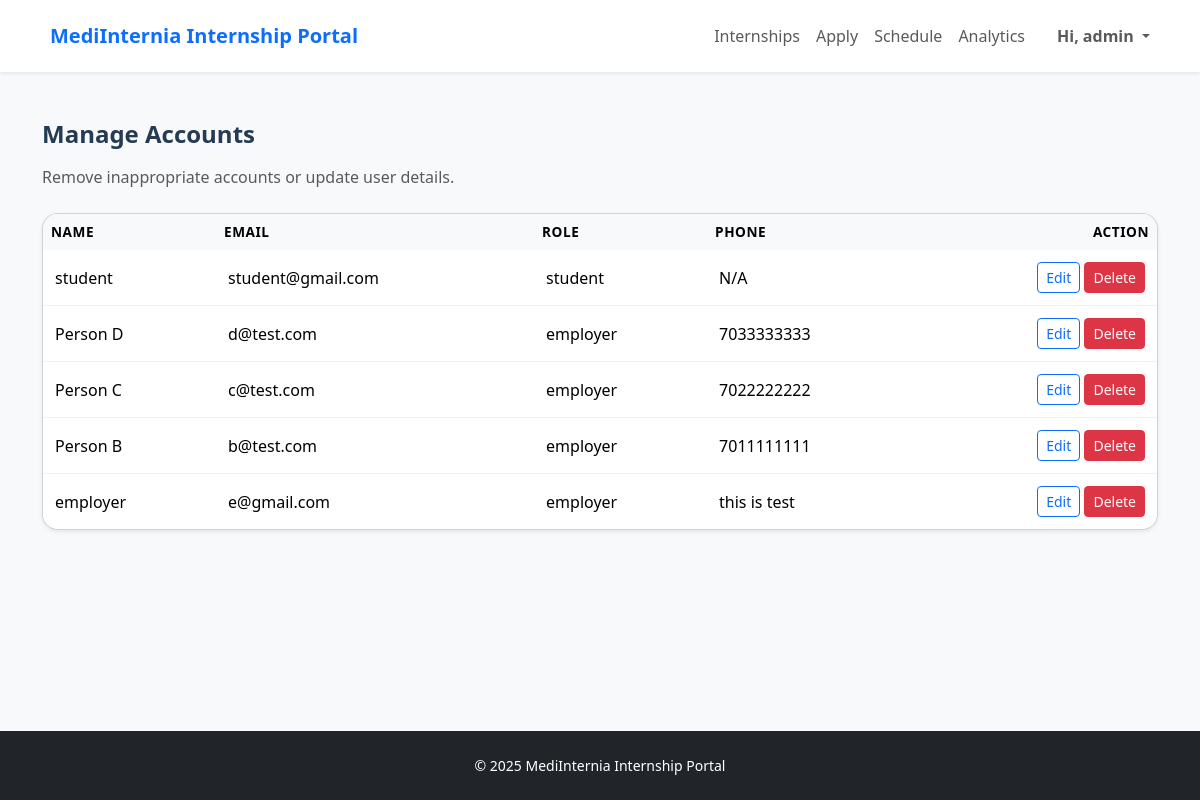
Screenshot of /public/account_admin.php (signed in) with the database file from the repository.
### tables this page shows
CREATE TABLE `accounts` (
  `id` int(11) NOT NULL,
  `name` varchar(100) DEFAULT NULL,
  `email` varchar(150) DEFAULT NULL,
  `password` varchar(255) DEFAULT NULL,
  `role` enum('student','employer','admin') DEFAULT NULL,
  `created_at` timestamp NOT NULL DEFAULT current_timestamp(),
  `about` text DEFAULT NULL,
  `program_level` varchar(100) DEFAULT NULL,
  `focus` varchar(100) DEFAULT NULL,
  `availability` varchar(100) DEFAULT NULL,
  `phone` varchar(50) DEFAULT NULL,
  `location` varchar(100) DEFAULT NULL,
  `program` varchar(100) DEFAULT NULL,
  `company_name` varchar(150) DEFAULT NULL,
  `company_location` varchar(150) DEFAULT NULL,
  `company_phone` varchar(50) DEFAULT NULL,
  `company_focus` varchar(150) DEFAULT NULL,
  `company_about` text DEFAULT NULL,
  `verified` tinyint(1) NOT NULL DEFAULT 0
);

### public/account_admin.php (the view, shortened to what this page needs)
<?php
require __DIR__ . "/../config/connection.php";
$sql = "SELECT id, name, email, role, phone FROM accounts WHERE role != 'admin' ORDER BY id DESC";
$accounts = $conn->query($sql);
?>
<!DOCTYPE html>
<html lang="en">
<head>
<link href="https://cdn.jsdelivr.net/npm/bootstrap@5.3.2/dist/css/bootstrap.min.css" rel="stylesheet">
<link rel="stylesheet" href="assets/css/styles.css">
</head>
<body class="bg-light d-flex flex-column min-vh-100">
<?php include __DIR__ . "/../app/components/nav.php"; ?>
<main class="container py-5 flex-grow-1">
    <h2 class="h4 fw-bold mb-3">Manage Accounts</h2>
    <p class="text-muted mb-4">Remove inappropriate accounts or update user details.</p>
    <div class="table-responsive card shadow-sm rounded-4">
        <table class="table table-hover align-middle mb-0">
            <thead class="table-light">
                <tr>
                    <th>Name</th><th>Email</th><th>Role</th><th>Phone</th><th class="text-end">Action</th>
                </tr>
            </thead>
            <tbody>
            <?php while($u = $accounts->fetch_assoc()): ?>
                <tr>
                    <td><?= htmlspecialchars($u['name']) ?></td>
                    <td><?= htmlspecialchars($u['email']) ?></td>
                    <td><?= htmlspecialchars($u['role']) ?></td>
                    <td><?= htmlspecialchars($u['phone'] ?? 'N/A') ?></td>
                    <td class="text-end">
                        <a href="edit_user.php?id=<?= $u['id'] ?>" class="btn btn-sm btn-outline-primary">Edit</a>
                        <a href="account_admin.php?delete=<?= $u['id'] ?>"
                            onclick="return confirm('Delete this user?')"
                            class="btn btn-sm btn-danger">Delete</a>
                    </td>
                </tr>
            <?php endwhile; ?>
            </tbody>
        </table>
    </div>
</main>
<footer class="bg-dark text-white py-4 mt-auto text-center small">
    &copy; <script>document.write(new Date().getFullYear());</script> MediInternia Internship Portal
</footer>
</body>
</html>

### public/assets/css/styles.css (style rules this page uses)
:root { --bs-body-font-family: 'Nunito', system-ui, -apple-system, 'Segoe UI', sans-serif; --bs-primary-rgb: 13, 110, 253; --cc-primary: #1c7ed6; --cc-primary-soft: rgba(28, 126, 214, 0.1); --cc-gradient: linear-gradient(135deg, #1c7ed6 0%, #3bc9db 100%); --cc-card-radius: 1.5rem; }
body { font-family: var(--bs-body-font-family); background-color: #f8f9fb; color: #243b53; }
a { text-decoration: none; }
.card { border-radius: var(--cc-card-radius); }
.table thead th { font-size: 0.85rem; text-transform: uppercase; letter-spacing: 0.04em; border: none; }
.table tbody td { border: none; padding: 0.75rem; }
.table tbody tr + tr { border-top: 1px solid rgba(0, 0, 0, 0.05); }
footer { margin-top: 4rem; }

### rows the page displays
accounts: name "student", email "student@gmail.com", role "student", phone "N/A"
accounts: name "Person D", email "d@test.com", role "employer", phone "7033333333"
accounts: name "Person C", email "c@test.com", role "employer", phone "7022222222"
accounts: name "Person B", email "b@test.com", role "employer", phone "7011111111"
accounts: name "employer", email "e@gmail.com", role "employer", phone "this is test"

### other values shown
$_SESSION['name'] "admin"
